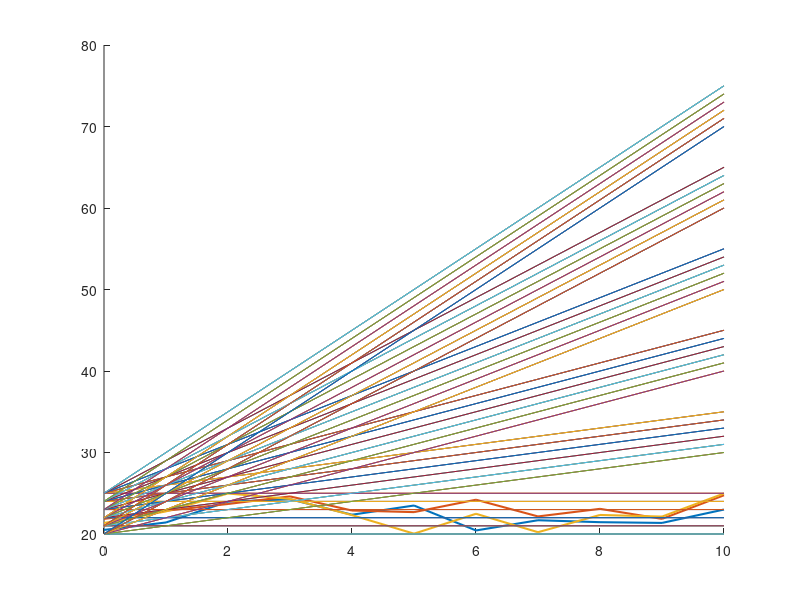
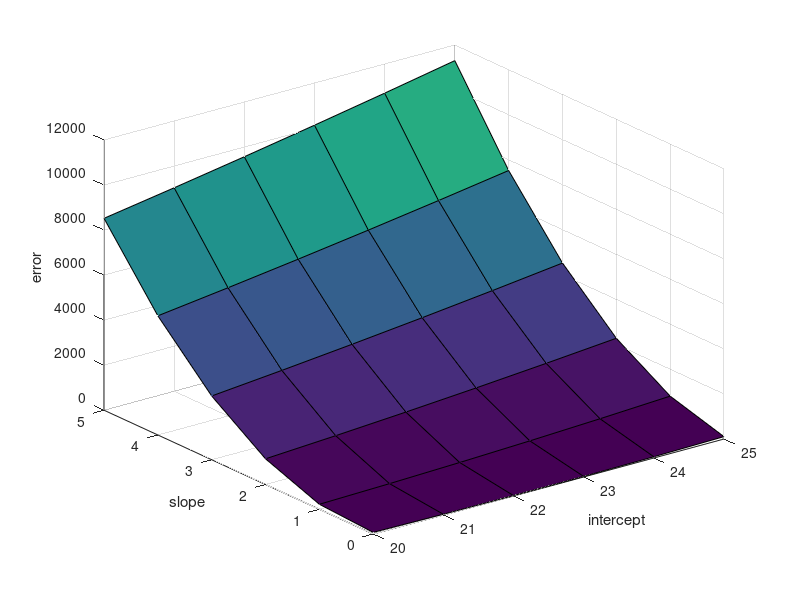
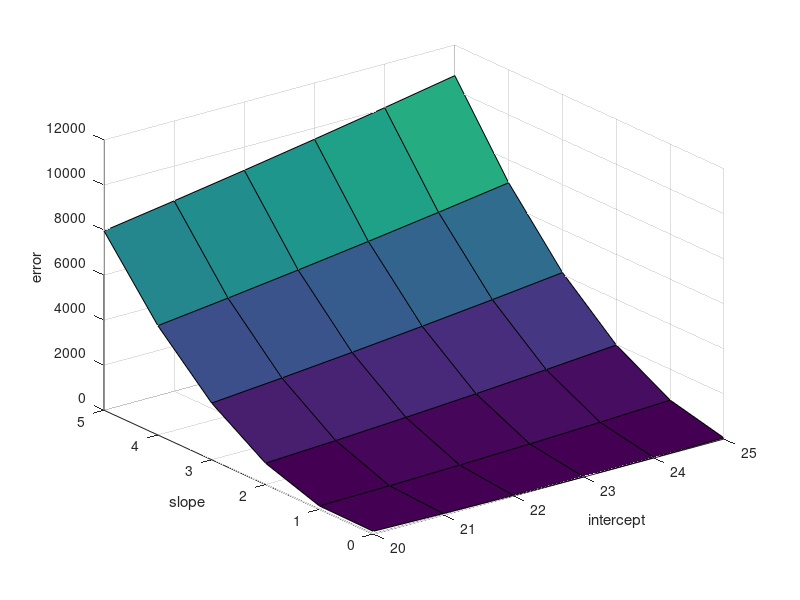
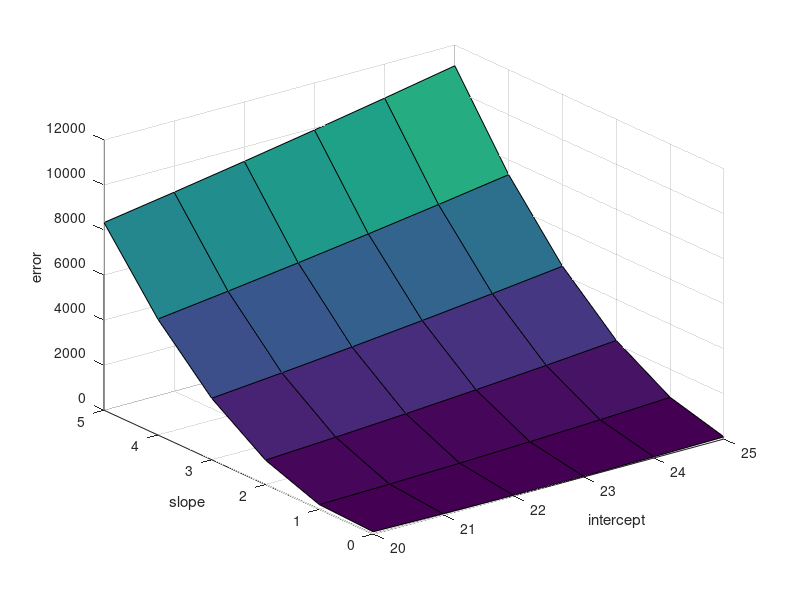

These figures' MATLAB source, in order:
%federated SGD with number of clients=3, C=1

tic
sig=2;
mu=2;
weight=0:1:10;
slope=0:1:5;
intercept=20:1:25;
% height1=sig*randn(1,length(weight))+mu;
% height2=sig*randn(1,length(weight))+mu; 
% height3=sig*randn(1,length(weight))+mu; 
height1=(25-20).*rand(1,length(weight)) + 20;
height2=(25-20).*rand(1,length(weight)) + 20;
height3=(25-20).*rand(1,length(weight)) + 20;
hold on
plot(weight,height1,"linewidth",1.5)
plot(weight,height2,"linewidth",1.5)
plot(weight,height3,"linewidth",1.5)
error1=zeros(length(slope),length(intercept)); %to store mean squared errors
error2=zeros(length(slope),length(intercept)); %to store mean squared errors
error3=zeros(length(slope),length(intercept)); %to store mean squared errors

%calculating mean squared errors
for i=1:length(slope)
    for j=1:length(intercept)
        predop=weight*slope(i)+intercept(j);
        error=0;
        hold on
        plot(weight,predop)
        for k=1:length(predop)
            error=error+(height1(k)-predop(k))^2;
        end
        error1(i,j)=error;
    end
end
for i=1:length(slope)
    for j=1:length(intercept)
        predop=weight*slope(i)+intercept(j);
        error=0;
        hold on
        plot(weight,predop)
        for k=1:length(predop)
            error=error+(height2(k)-predop(k))^2;
        end
        error2(i,j)=error;
    end
end
for i=1:length(slope)
    for j=1:length(intercept)
        predop=weight*slope(i)+intercept(j);
        error=0;
        hold on
        plot(weight,predop)
        for k=1:length(predop)
            error=error+(height3(k)-predop(k))^2;
        end
        error3(i,j)=error;
    end
end
%plotting mean squared errors
figure
[X,Y]=meshgrid(intercept,slope);
 surf(X,Y,error1);
 xlabel("intercept")
 ylabel("slope")
 zlabel("error")
 figure
[X,Y]=meshgrid(intercept,slope);
 surf(X,Y,error2);
 xlabel("intercept")
 ylabel("slope")
 zlabel("error")
 figure
[X,Y]=meshgrid(intercept,slope);
 surf(X,Y,error3);
 xlabel("intercept")
 ylabel("slope")
 zlabel("error")
 
%fed SGD

niter=1000;
 steps=-inf;
 stepi=-inf;
 lrs=0.0002;  %learning rate for calculating grad wrt slope
 lri=0.01;   %learning rate for calculating grad wrt intercept
 iter=0;
 k=slope(1);  %starting from inital value of slope
 l=intercept(1); %starting from inital value of intercept
 while(steps<=-0.01 && iter<=niter)  %terminating conditions
     gradients1=0;  %gradient wrt slope (client 1)
     gradienti1=0;  %gradient wrt intercept (client 1)
     gradients2=0;  %gradient wrt slope (client 2)
     gradienti2=0;  %gradient wrt intercept (client 2) 
     gradients3=0;  %gradient wrt slope (client 3)
     gradienti3=0;  %gradient wrt intercept (client 3)
     for i=1:length(weight)
         gradients1=gradients1+(-2*(height1(i)-(weight(i)*k+l))*weight(i));
     end
     
     for i=1:length(weight)
         gradienti1=gradienti1+(-2*(height1(i)-(weight(i)*k+l)));
     end
     
     for i=1:length(weight)
         gradients2=gradients2+(-2*(height2(i)-(weight(i)*k+l))*weight(i));
     end
     
     for i=1:length(weight)
         gradienti2=gradienti2+(-2*(height2(i)-(weight(i)*k+l)));
     end
     
     for i=1:length(weight)
         gradients3=gradients3+(-2*(height3(i)-(weight(i)*k+l))*weight(i));
     end
     
     for i=1:length(weight)
         gradienti3=gradienti3+(-2*(height3(i)-(weight(i)*k+l)));
     end
%      gradients
     steps=(gradients1+gradients2+gradients3)*lrs/3;  %server side averaging
     stepi=(gradienti1+gradienti2+gradienti3)*lri/3;  %server side averaging
     k=k-steps;
     l=l-stepi;
     iter=iter+1;
 end
  predslope=k
 predintercept=l
 iter
 figure
 plot(weight,height1)
 hold on
 plot(weight,height2)
 plot(weight,height3)
 plot(weight,weight*predslope+predintercept,"linewidth",1.5)
 toc
 
 %next 10 temperature predictions
    new=11:1:21;
 predictions=new*predslope+predintercept